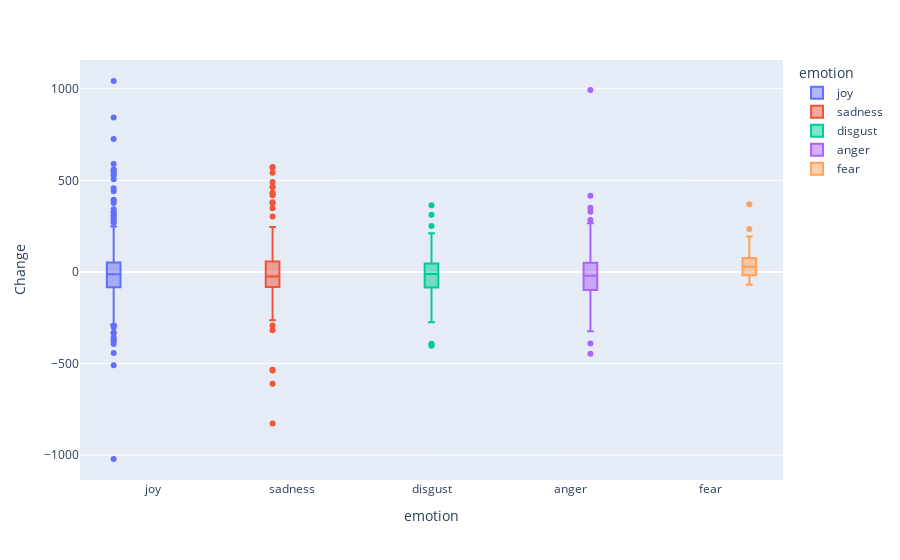
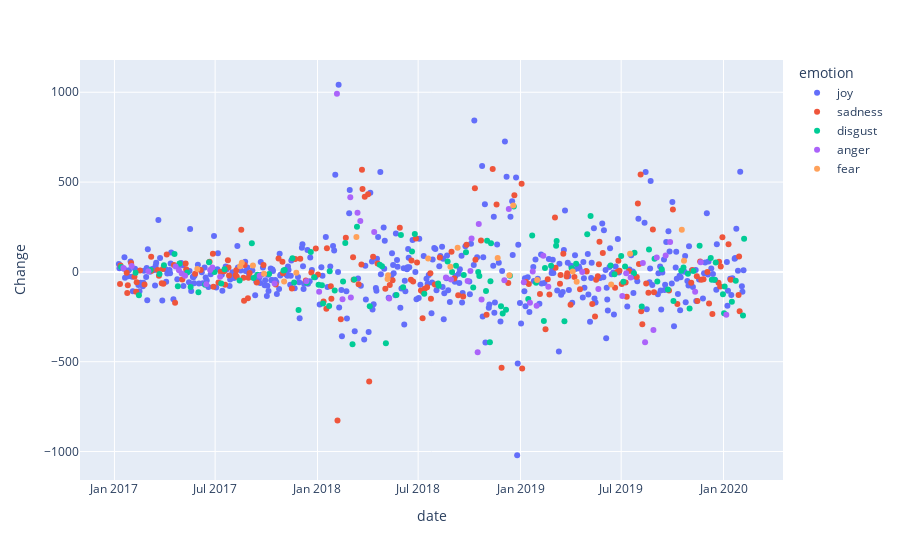

Notebook code cell kept with these figures, in order:
### Code cell
financial_analysis(twitter_d, finance_d)

### Figure 1 — Plotly figure (JSON) as saved in the notebook; plotly's stock layout.template omitted (floating-point values rounded to 4 significant figures; data arrays with more than 128 entries replaced by an {"elided": "..."} marker saying what was removed)
{"data": [{"alignmentgroup": "True", "hovertemplate": "emotion=%{x}<br>Change=%{y}<extra></extra>", "legendgroup": "joy", "marker": {"color": "#636efa"}, "name": "joy", "notched": false, "offsetgroup": "joy", "orientation": "v", "showlegend": true, "type": "box", "x": {"elided": "399 str values"}, "x0": " ", "xaxis": "x", "y": {"elided": "399 float values"}, "y0": " ", "yaxis": "y"}, {"alignmentgroup": "True", "hovertemplate": "emotion=%{x}<br>Change=%{y}<extra></extra>", "legendgroup": "sadness", "marker": {"color": "#EF553B"}, "name": "sadness", "notched": false, "offsetgroup": "sadness", "orientation": "v", "showlegend": true, "type": "box", "x": {"elided": "178 str values"}, "x0": " ", "xaxis": "x", "y": {"elided": "178 float values"}, "y0": " ", "yaxis": "y"}, {"alignmentgroup": "True", "hovertemplate": "emotion=%{x}<br>Change=%{y}<extra></extra>", "legendgroup": "disgust", "marker": {"color": "#00cc96"}, "name": "disgust", "notched": false, "offsetgroup": "disgust", "orientation": "v", "showlegend": true, "type": "box", "x": ["disgust", "disgust", "disgust", "disgust", "disgust", "disgust", "disgust", "disgust", "disgust", "disgust", "disgust", "disgust", "disgust", "disgust", "disgust", "disgust", "disgust", "disgust", "disgust", "disgust", "disgust", "disgust", "disgust", "disgust", "disgust", "disgust", "disgust", "disgust", "disgust", "disgust", "disgust", "disgust", "disgust", "disgust", "disgust", "disgust", "disgust", "disgust", "disgust", "disgust", "disgust", "disgust", "disgust", "disgust", "disgust", "disgust", "disgust", "disgust", "disgust", "disgust", "disgust", "disgust", "disgust", "disgust", "disgust", "disgust", "disgust", "disgust", "disgust", "disgust", "disgust", "disgust", "disgust", "disgust", "disgust", "disgust", "disgust", "disgust", "disgust", "disgust", "disgust", "disgust", "disgust", "disgust", "disgust", "disgust", "disgust", "disgust", "disgust", "disgust", "disgust", "disgust", "disgust", "disgust", "disgust", "disgust", "disgust", "disgust", "disgust", "disgust", "disgust", "disgust", "disgust", "disgust", "disgust", "disgust", "disgust", "disgust", "disgust", "disgust", "disgust", "disgust", "disgust", "disgust", "disgust", "disgust", "disgust", "disgust", "disgust", "disgust", "disgust", "disgust", "disgust", "disgust", "disgust"], "x0": " ", "xaxis": "x", "y": [26.8, -5.1, -130.2, 10.1, -11.5, 37.1, 99, -80.6, 46.9, -3.4, -83.4, -113.6, -71.6, 54.1, -1, -64.2, 15.2, -48.1, 159.1, -33.4, -15.9, -11.6, 7.9, 10.4, 75.5, -59.6, -211.5, -60.2, 111.4, -30.4, -72.2, -73.8, -176.1, -189.3, 4.1, -103.7, -53.4, 160.2, -403.4, -41.8, 250.7, -191.3, 39.4, 31, -397.3, -129.1, 204.9, -86.1, 113.4, 210.9, -122, -64.8, -77.3, 57.9, 0, 34.5, -17.2, 109.4, -87.3, -0.8, -23.2, -106.9, 172.8, -391.8, -51.6, 159.8, -191.7, -231.3, -210.2, -21.5, 364.5, -151.5, 203.3, -60.3, -273.7, 21.3, 34.2, 145.3, 172.2, -274.1, 19.9, 45.2, 208.9, 311.8, 35.5, -13.8, 88.4, -54.4, 29.5, -7.7, 106.4, -192.8, 124.4, 73.1, -53.5, 14.9, -98.5, -162, 6.5, 25, -10.4, -204.4, 5, 145.7, 77.5, -44, -44.2, 52.2, -123.8, -229.8, -81.6, -165.7, -49.1, -242.1, 184.4], "y0": " ", "yaxis": "y"}, {"alignmentgroup": "True", "hovertemplate": "emotion=%{x}<br>Change=%{y}<extra></extra>", "legendgroup": "anger", "marker": {"color": "#ab63fa"}, "name": "anger", "notched": false, "offsetgroup": "anger", "orientation": "v", "showlegend": true, "type": "box", "x": ["anger", "anger", "anger", "anger", "anger", "anger", "anger", "anger", "anger", "anger", "anger", "anger", "anger", "anger", "anger", "anger", "anger", "anger", "anger", "anger", "anger", "anger", "anger", "anger", "anger", "anger", "anger", "anger", "anger", "anger", "anger", "anger", "anger", "anger", "anger", "anger", "anger", "anger", "anger", "anger", "anger", "anger", "anger", "anger", "anger", "anger", "anger", "anger", "anger", "anger", "anger", "anger", "anger"], "x0": " ", "xaxis": "x", "y": [22.1, 32.9, 3, 30.3, 9.8, -8.7, -21, -68.2, 10.7, 25.1, -27.3, -21.1, -64, -51.8, -110.3, 992.1, -152.5, 415.1, -143.2, 328.9, 282.8, 222.7, -147.9, -31, -42, -50.7, 5.1, 185.7, -446.9, 266.1, -153, -46.9, 349.7, -57.1, -172.2, 1.6, -188.3, 89.7, -82.2, -0.3, -95, -133.7, -8.2, -31, 49.7, -391, -323.1, 80.2, 91.3, 167, -110.8, 54, -237.9], "y0": " ", "yaxis": "y"}, {"alignmentgroup": "True", "hovertemplate": "emotion=%{x}<br>Change=%{y}<extra></extra>", "legendgroup": "fear", "marker": {"color": "#FFA15A"}, "name": "fear", "notched": false, "offsetgroup": "fear", "orientation": "v", "showlegend": true, "type": "box", "x": ["fear", "fear", "fear", "fear", "fear", "fear", "fear", "fear", "fear", "fear", "fear", "fear", "fear", "fear", "fear", "fear", "fear", "fear", "fear", "fear", "fear", "fear", "fear"], "x0": " ", "xaxis": "x", "y": [16, 30.9, 50.4, 35.6, -9.8, -53, -5.2, 193.8, -39.7, -18.9, 74.7, 28.7, 134.8, 77, -18.2, 369.7, -45.2, 2.6, -54.5, -69.8, 101.1, 234.3, 62.3], "y0": " ", "yaxis": "y"}], "layout": {"boxmode": "group", "legend": {"title": {"text": "emotion"}, "tracegroupgap": 0}, "margin": {"t": 60}, "xaxis": {"anchor": "y", "categoryarray": ["joy", "sadness", "disgust", "anger", "fear"], "categoryorder": "array", "domain": [0, 1], "title": {"text": "emotion"}}, "yaxis": {"anchor": "x", "domain": [0, 1], "title": {"text": "Change"}}}}

### Figure 2 — Plotly figure (JSON) as saved in the notebook; plotly's stock layout.template omitted (floating-point values rounded to 4 significant figures; data arrays with more than 128 entries replaced by an {"elided": "..."} marker saying what was removed)
{"data": [{"hovertemplate": "emotion=joy<br>date=%{x}<br>Change=%{y}<extra></extra>", "legendgroup": "joy", "marker": {"color": "#636efa", "symbol": "circle"}, "mode": "markers", "name": "joy", "showlegend": true, "type": "scatter", "x": {"elided": "399 str values"}, "xaxis": "x", "y": {"elided": "399 float values"}, "yaxis": "y"}, {"hovertemplate": "emotion=sadness<br>date=%{x}<br>Change=%{y}<extra></extra>", "legendgroup": "sadness", "marker": {"color": "#EF553B", "symbol": "circle"}, "mode": "markers", "name": "sadness", "showlegend": true, "type": "scatter", "x": {"elided": "178 str values"}, "xaxis": "x", "y": {"elided": "178 float values"}, "yaxis": "y"}, {"hovertemplate": "emotion=disgust<br>date=%{x}<br>Change=%{y}<extra></extra>", "legendgroup": "disgust", "marker": {"color": "#00cc96", "symbol": "circle"}, "mode": "markers", "name": "disgust", "showlegend": true, "type": "scatter", "x": ["2017-01-13", "2017-02-08", "2017-02-14", "2017-03-07", "2017-03-23", "2017-03-31", "2017-04-19", "2017-04-25", "2017-04-28", "2017-05-12", "2017-05-18", "2017-06-01", "2017-06-13", "2017-06-20", "2017-06-30", "2017-07-12", "2017-07-18", "2017-08-14", "2017-09-05", "2017-09-08", "2017-09-15", "2017-10-06", "2017-11-01", "2017-11-03", "2017-11-17", "2017-11-20", "2017-11-28", "2017-12-13", "2017-12-20", "2017-12-26", "2018-01-03", "2018-01-09", "2018-01-11", "2018-01-22", "2018-01-23", "2018-02-01", "2018-02-16", "2018-02-20", "2018-03-05", "2018-03-08", "2018-03-13", "2018-04-05", "2018-04-23", "2018-04-27", "2018-05-04", "2018-05-23", "2018-05-31", "2018-06-04", "2018-06-20", "2018-06-25", "2018-07-12", "2018-08-06", "2018-08-07", "2018-08-23", "2018-08-31", "2018-09-07", "2018-09-21", "2018-09-25", "2018-10-08", "2018-10-17", "2018-10-19", "2018-10-31", "2018-11-02", "2018-11-07", "2018-11-08", "2018-11-09", "2018-11-27", "2018-11-30", "2018-12-06", "2018-12-13", "2018-12-20", "2019-01-15", "2019-01-22", "2019-01-29", "2019-02-12", "2019-02-14", "2019-02-25", "2019-03-06", "2019-03-07", "2019-03-21", "2019-04-03", "2019-04-11", "2019-05-01", "2019-05-07", "2019-06-12", "2019-06-19", "2019-07-01", "2019-07-05", "2019-07-08", "2019-07-24", "2019-07-25", "2019-08-07", "2019-08-20", "2019-08-30", "2019-09-04", "2019-09-12", "2019-09-23", "2019-10-03", "2019-10-17", "2019-10-21", "2019-10-29", "2019-11-01", "2019-11-08", "2019-11-19", "2019-12-09", "2019-12-11", "2019-12-16", "2019-12-18", "2019-12-31", "2020-01-02", "2020-01-03", "2020-01-16", "2020-01-23", "2020-02-05", "2020-02-07"], "xaxis": "x", "y": [26.8, -5.1, -130.2, 10.1, -11.5, 37.1, 99, -80.6, 46.9, -3.4, -83.4, -113.6, -71.6, 54.1, -1, -64.2, 15.2, -48.1, 159.1, -33.4, -15.9, -11.6, 7.9, 10.4, 75.5, -59.6, -211.5, -60.2, 111.4, -30.4, -72.2, -73.8, -176.1, -189.3, 4.1, -103.7, -53.4, 160.2, -403.4, -41.8, 250.7, -191.3, 39.4, 31, -397.3, -129.1, 204.9, -86.1, 113.4, 210.9, -122, -64.8, -77.3, 57.9, 0, 34.5, -17.2, 109.4, -87.3, -0.8, -23.2, -106.9, 172.8, -391.8, -51.6, 159.8, -191.7, -231.3, -210.2, -21.5, 364.5, -151.5, 203.3, -60.3, -273.7, 21.3, 34.2, 145.3, 172.2, -274.1, 19.9, 45.2, 208.9, 311.8, 35.5, -13.8, 88.4, -54.4, 29.5, -7.7, 106.4, -192.8, 124.4, 73.1, -53.5, 14.9, -98.5, -162, 6.5, 25, -10.4, -204.4, 5, 145.7, 77.5, -44, -44.2, 52.2, -123.8, -229.8, -81.6, -165.7, -49.1, -242.1, 184.4], "yaxis": "y"}, {"hovertemplate": "emotion=anger<br>date=%{x}<br>Change=%{y}<extra></extra>", "legendgroup": "anger", "marker": {"color": "#ab63fa", "symbol": "circle"}, "mode": "markers", "name": "anger", "showlegend": true, "type": "scatter", "x": ["2017-01-17", "2017-02-01", "2017-03-03", "2017-04-21", "2017-04-27", "2017-05-02", "2017-05-08", "2017-06-15", "2017-06-22", "2017-06-26", "2017-07-10", "2017-09-19", "2017-10-16", "2017-12-12", "2018-01-04", "2018-02-05", "2018-02-15", "2018-03-01", "2018-03-02", "2018-03-14", "2018-03-19", "2018-04-13", "2018-05-10", "2018-08-20", "2018-08-29", "2018-09-28", "2018-10-03", "2018-10-05", "2018-10-16", "2018-10-18", "2018-10-23", "2018-12-03", "2018-12-11", "2019-01-07", "2019-01-18", "2019-01-23", "2019-01-30", "2019-02-11", "2019-02-20", "2019-04-22", "2019-05-21", "2019-07-03", "2019-07-10", "2019-07-18", "2019-08-09", "2019-08-13", "2019-08-28", "2019-09-03", "2019-09-19", "2019-09-27", "2019-11-11", "2019-11-21", "2020-01-06"], "xaxis": "x", "y": [22.1, 32.9, 3, 30.3, 9.8, -8.7, -21, -68.2, 10.7, 25.1, -27.3, -21.1, -64, -51.8, -110.3, 992.1, -152.5, 415.1, -143.2, 328.9, 282.8, 222.7, -147.9, -31, -42, -50.7, 5.1, 185.7, -446.9, 266.1, -153, -46.9, 349.7, -57.1, -172.2, 1.6, -188.3, 89.7, -82.2, -0.3, -95, -133.7, -8.2, -31, 49.7, -391, -323.1, 80.2, 91.3, 167, -110.8, 54, -237.9], "yaxis": "y"}, {"hovertemplate": "emotion=fear<br>date=%{x}<br>Change=%{y}<extra></extra>", "legendgroup": "fear", "marker": {"color": "#FFA15A", "symbol": "circle"}, "mode": "markers", "name": "fear", "showlegend": true, "type": "scatter", "x": ["2017-05-30", "2017-08-15", "2017-08-18", "2017-09-07", "2017-09-27", "2017-11-02", "2017-11-24", "2018-03-12", "2018-05-07", "2018-05-08", "2018-07-19", "2018-08-28", "2018-09-10", "2018-11-21", "2018-12-12", "2018-12-19", "2019-01-31", "2019-04-05", "2019-04-12", "2019-06-13", "2019-07-17", "2019-10-18", "2019-10-22"], "xaxis": "x", "y": [16, 30.9, 50.4, 35.6, -9.8, -53, -5.2, 193.8, -39.7, -18.9, 74.7, 28.7, 134.8, 77, -18.2, 369.7, -45.2, 2.6, -54.5, -69.8, 101.1, 234.3, 62.3], "yaxis": "y"}], "layout": {"legend": {"title": {"text": "emotion"}, "tracegroupgap": 0}, "margin": {"t": 60}, "xaxis": {"anchor": "y", "domain": [0, 1], "title": {"text": "date"}}, "yaxis": {"anchor": "x", "domain": [0, 1], "title": {"text": "Change"}}}}
